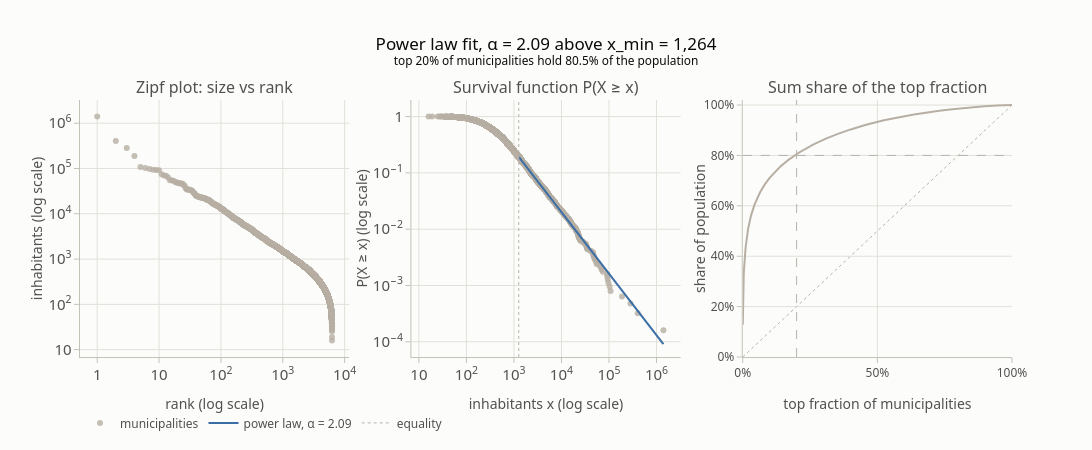

The code cell stored with this chart in its notebook:
### Code cell
plot_rank_survival(population, municipalities["name"].to_list(), alpha, x_min)

### Figure 1 — Plotly figure (JSON) as saved in the notebook; plotly's stock layout.template omitted (floating-point values rounded to 4 significant figures; data arrays with more than 128 entries replaced by an {"elided": "..."} marker saying what was removed)
{"data": [{"hovertemplate": "%{text}<br>%{y:,}<extra></extra>", "marker": {"color": "#b8afa4", "opacity": 0.8, "size": 6}, "mode": "markers", "name": "municipalities", "text": {"elided": "6254 str values"}, "type": "scatter", "x": {"elided": "6254 int values"}, "xaxis": "x", "y": {"elided": "6254 int values"}, "yaxis": "y"}, {"hovertemplate": "%{text}<br>%{x:,}<extra></extra>", "marker": {"color": "#b8afa4", "opacity": 0.8, "size": 6}, "mode": "markers", "showlegend": false, "text": {"elided": "6254 str values"}, "type": "scatter", "x": {"elided": "6254 int values"}, "xaxis": "x2", "y": {"elided": "6254 float values"}, "yaxis": "y2"}, {"line": {"color": "#3a6ea5", "width": 2}, "mode": "lines", "name": "power law, α = 2.09", "type": "scatter", "x": {"elided": "200 float values"}, "xaxis": "x2", "y": {"elided": "200 float values"}, "yaxis": "y2"}, {"line": {"color": "#b8afa4", "width": 2}, "mode": "lines", "showlegend": false, "type": "scatter", "x": {"elided": "6254 float values"}, "xaxis": "x3", "y": {"elided": "6254 float values"}, "yaxis": "y3"}, {"line": {"color": "#b5b3ab", "dash": "dot", "width": 1}, "mode": "lines", "name": "equality", "type": "scatter", "x": [0, 1], "xaxis": "x3", "y": [0, 1], "yaxis": "y3"}], "layout": {"annotations": [{"font": {"size": 16}, "showarrow": false, "text": "Zipf plot: size vs rank", "x": 0.1444, "xanchor": "center", "xref": "paper", "y": 1, "yanchor": "bottom", "yref": "paper"}, {"font": {"size": 16}, "showarrow": false, "text": "Survival function P(X ≥ x)", "x": 0.5, "xanchor": "center", "xref": "paper", "y": 1, "yanchor": "bottom", "yref": "paper"}, {"font": {"size": 16}, "showarrow": false, "text": "Sum share of the top fraction", "x": 0.8556, "xanchor": "center", "xref": "paper", "y": 1, "yanchor": "bottom", "yref": "paper"}, {"showarrow": false, "text": "x_min = 1,264", "x": 1264, "xanchor": "left", "xref": "x2", "y": 1, "yanchor": "top", "yref": "y2 domain"}], "height": 450, "legend": {"orientation": "h", "y": -0.2}, "shapes": [{"line": {"color": "#b5b3ab", "dash": "dot", "width": 1}, "type": "line", "x0": 1264, "x1": 1264, "xref": "x2", "y0": 0, "y1": 1, "yref": "y2 domain"}, {"line": {"color": "#b5b3ab", "dash": "dash", "width": 1}, "type": "line", "x0": 0.2, "x1": 0.2, "xref": "x3", "y0": 0, "y1": 1, "yref": "y3 domain"}, {"line": {"color": "#b5b3ab", "dash": "dash", "width": 1}, "type": "line", "x0": 0, "x1": 1, "xref": "x3 domain", "y0": 0.8, "y1": 0.8, "yref": "y3"}], "title": {"text": "Power law fit, α = 2.09 above x_min = 1,264<br><sup>top 20% of municipalities hold 80.5% of the population</sup>"}, "width": 1400, "xaxis": {"anchor": "y", "domain": [0, 0.2889], "dtick": 1, "exponentformat": "power", "title": {"text": "rank (log scale)"}, "type": "log"}, "xaxis2": {"anchor": "y2", "domain": [0.3556, 0.6444], "dtick": 1, "exponentformat": "power", "title": {"text": "inhabitants x (log scale)"}, "type": "log"}, "xaxis3": {"anchor": "y3", "domain": [0.7111, 1], "range": [0, 1], "tickformat": ".0%", "title": {"text": "top fraction of municipalities"}}, "yaxis": {"anchor": "x", "domain": [0, 1], "dtick": 1, "exponentformat": "power", "title": {"text": "inhabitants (log scale)"}, "type": "log"}, "yaxis2": {"anchor": "x2", "domain": [0, 1], "dtick": 1, "exponentformat": "power", "title": {"text": "P(X ≥ x) (log scale)"}, "type": "log"}, "yaxis3": {"anchor": "x3", "domain": [0, 1], "range": [0, 1.02], "tickformat": ".0%", "title": {"text": "share of population"}}}}
